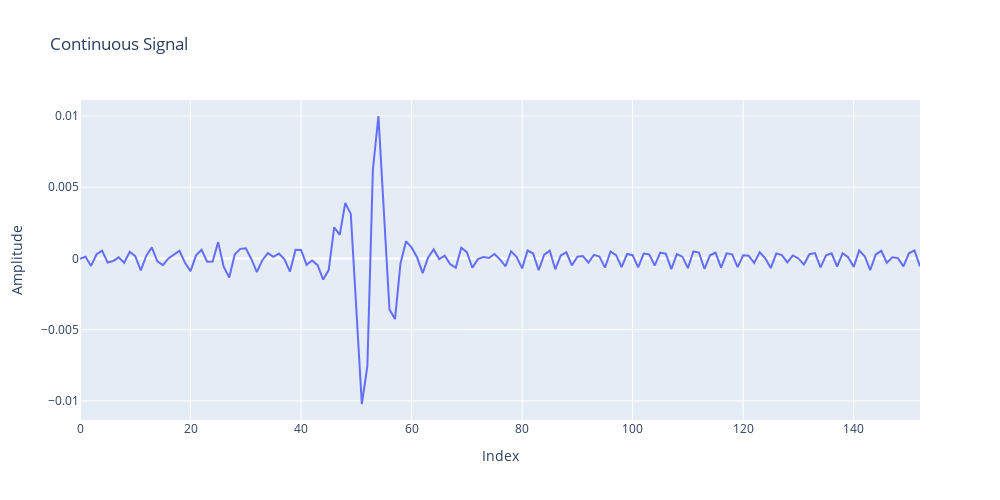

Notebook cell for this chart:
### Code cell
draw(healthyTestDetails[0])

### Figure 1 — Plotly figure (JSON) as saved in the notebook; plotly's stock layout.template omitted (floating-point values rounded to 4 significant figures; data arrays with more than 128 entries replaced by an {"elided": "..."} marker saying what was removed)
{"data": [{"mode": "lines", "name": "Continuous Signal", "type": "scatter", "y": {"elided": "153 float values"}}], "layout": {"height": 500, "title": {"text": "Continuous Signal"}, "width": 1000, "xaxis": {"title": {"text": "Index"}}, "yaxis": {"title": {"text": "Amplitude"}}}}
